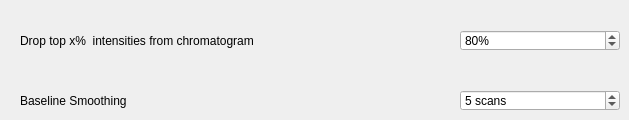
            <widget class="QWidget" name="thresholdingTab">
             <attribute name="title">
              <string>Thresholding</string>
             </attribute>
             <widget class="QLabel" name="label_21">
              <property name="geometry">
               <rect>
                <x>20</x>
                <y>30</y>
                <width>401</width>
                <height>21</height>
               </rect>
              </property>
              <property name="text">
               <string>Drop top x%  intensities from chromatogram</string>
              </property>
             </widget>
             <widget class="QLabel" name="label_20">
              <property name="geometry">
               <rect>
                <x>20</x>
                <y>90</y>
                <width>401</width>
                <height>21</height>
               </rect>
              </property>
              <property name="text">
               <string>Baseline Smoothing </string>
              </property>
             </widget>
             <widget class="QSpinBox" name="baseline_quantile">
              <property name="geometry">
               <rect>
                <x>460</x>
                <y>30</y>
                <width>160</width>
                <height>21</height>
               </rect>
              </property>
              <property name="sizePolicy">
               <sizepolicy hsizetype="Preferred" vsizetype="Fixed">
                <horstretch>0</horstretch>
                <verstretch>0</verstretch>
               </sizepolicy>
              </property>
              <property name="minimumSize">
               <size>
                <width>160</width>
                <height>0</height>
               </size>
              </property>
              <property name="suffix">
               <string>%</string>
              </property>
              <property name="maximum">
               <number>100</number>
              </property>
              <property name="value">
               <number>80</number>
              </property>
             </widget>
             <widget class="QSpinBox" name="baseline_smoothing">
              <property name="geometry">
               <rect>
                <x>460</x>
                <y>90</y>
                <width>160</width>
                <height>21</height>
               </rect>
              </property>
              <property name="sizePolicy">
               <sizepolicy hsizetype="Preferred" vsizetype="Fixed">
                <horstretch>0</horstretch>
                <verstretch>0</verstretch>
               </sizepolicy>
              </property>
              <property name="minimumSize">
               <size>
                <width>160</width>
                <height>0</height>
               </size>
              </property>
              <property name="suffix">
               <string> scans</string>
              </property>
              <property name="maximum">
               <number>1000000</number>
              </property>
              <property name="value">
               <number>5</number>
              </property>
             </widget>
            </widget>
